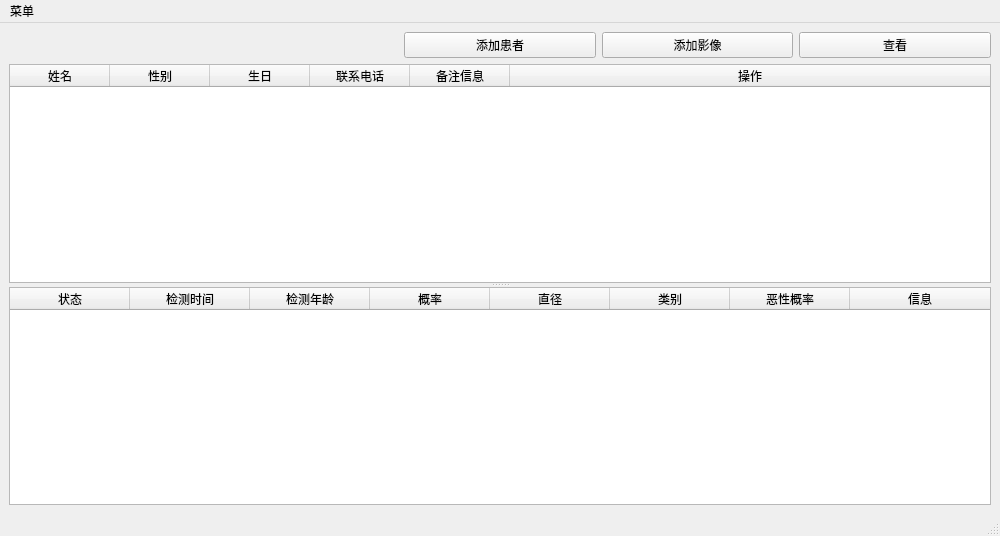
<?xml version="1.0" encoding="UTF-8"?>
<ui version="4.0">
 <class>MainWindow</class>
 <widget class="QMainWindow" name="MainWindow">
  <property name="geometry">
   <rect>
    <x>0</x>
    <y>0</y>
    <width>1000</width>
    <height>536</height>
   </rect>
  </property>
  <property name="focusPolicy">
   <enum>Qt::NoFocus</enum>
  </property>
  <property name="windowTitle">
   <string>肺结节智能分析系统</string>
  </property>
  <property name="styleSheet">
   <string notr="true"/>
  </property>
  <widget class="QWidget" name="centralwidget">
   <property name="contextMenuPolicy">
    <enum>Qt::CustomContextMenu</enum>
   </property>
   <layout class="QGridLayout" name="gridLayout">
    <item row="0" column="3">
     <widget class="QPushButton" name="loadDicomButton">
      <property name="text">
       <string>添加影像</string>
      </property>
     </widget>
    </item>
    <item row="0" column="1">
     <widget class="QWidget" name="widget" native="true"/>
    </item>
    <item row="1" column="0" colspan="5">
     <widget class="QSplitter" name="splitter">
      <property name="orientation">
       <enum>Qt::Vertical</enum>
      </property>
      <widget class="QTreeWidget" name="treeWidget">
       <property name="focusPolicy">
        <enum>Qt::NoFocus</enum>
       </property>
       <property name="showDropIndicator" stdset="0">
        <bool>true</bool>
       </property>
       <property name="autoExpandDelay">
        <number>-1</number>
       </property>
       <property name="indentation">
        <number>20</number>
       </property>
       <property name="rootIsDecorated">
        <bool>false</bool>
       </property>
       <property name="uniformRowHeights">
        <bool>true</bool>
       </property>
       <property name="itemsExpandable">
        <bool>true</bool>
       </property>
       <property name="sortingEnabled">
        <bool>false</bool>
       </property>
       <property name="animated">
        <bool>true</bool>
       </property>
       <property name="wordWrap">
        <bool>true</bool>
       </property>
       <property name="headerHidden">
        <bool>false</bool>
       </property>
       <property name="expandsOnDoubleClick">
        <bool>true</bool>
       </property>
       <attribute name="headerVisible">
        <bool>true</bool>
       </attribute>
       <attribute name="headerCascadingSectionResizes">
        <bool>false</bool>
       </attribute>
       <attribute name="headerMinimumSectionSize">
        <number>50</number>
       </attribute>
       <attribute name="headerDefaultSectionSize">
        <number>100</number>
       </attribute>
       <attribute name="headerShowSortIndicator" stdset="0">
        <bool>false</bool>
       </attribute>
       <attribute name="headerStretchLastSection">
        <bool>true</bool>
       </attribute>
       <column>
        <property name="text">
         <string>姓名</string>
        </property>
        <property name="textAlignment">
         <set>AlignCenter</set>
        </property>
       </column>
       <column>
        <property name="text">
         <string>性别</string>
        </property>
        <property name="textAlignment">
         <set>AlignCenter</set>
        </property>
       </column>
       <column>
        <property name="text">
         <string>生日</string>
        </property>
        <property name="textAlignment">
         <set>AlignCenter</set>
        </property>
       </column>
       <column>
        <property name="text">
         <string>联系电话</string>
        </property>
        <property name="textAlignment">
         <set>AlignCenter</set>
        </property>
       </column>
       <column>
        <property name="text">
         <string>备注信息</string>
        </property>
        <property name="textAlignment">
         <set>AlignCenter</set>
        </property>
       </column>
       <column>
        <property name="text">
         <string>操作</string>
        </property>
        <property name="textAlignment">
         <set>AlignCenter</set>
        </property>
       </column>
      </widget>
      <widget class="QTreeWidget" name="noduletreeWidget">
       <property name="focusPolicy">
        <enum>Qt::NoFocus</enum>
       </property>
       <property name="contextMenuPolicy">
        <enum>Qt::CustomContextMenu</enum>
       </property>
       <property name="showDropIndicator" stdset="0">
        <bool>true</bool>
       </property>
       <property name="autoExpandDelay">
        <number>-1</number>
       </property>
       <property name="indentation">
        <number>20</number>
       </property>
       <property name="rootIsDecorated">
        <bool>true</bool>
       </property>
       <property name="uniformRowHeights">
        <bool>true</bool>
       </property>
       <property name="itemsExpandable">
        <bool>true</bool>
       </property>
       <property name="sortingEnabled">
        <bool>false</bool>
       </property>
       <property name="animated">
        <bool>true</bool>
       </property>
       <property name="wordWrap">
        <bool>true</bool>
       </property>
       <attribute name="headerVisible">
        <bool>true</bool>
       </attribute>
       <attribute name="headerCascadingSectionResizes">
        <bool>false</bool>
       </attribute>
       <attribute name="headerMinimumSectionSize">
        <number>50</number>
       </attribute>
       <attribute name="headerDefaultSectionSize">
        <number>120</number>
       </attribute>
       <attribute name="headerShowSortIndicator" stdset="0">
        <bool>false</bool>
       </attribute>
       <attribute name="headerStretchLastSection">
        <bool>true</bool>
       </attribute>
       <column>
        <property name="text">
         <string>状态</string>
        </property>
        <property name="textAlignment">
         <set>AlignCenter</set>
        </property>
       </column>
       <column>
        <property name="text">
         <string>检测时间</string>
        </property>
        <property name="textAlignment">
         <set>AlignCenter</set>
        </property>
       </column>
       <column>
        <property name="text">
         <string>检测年龄</string>
        </property>
        <property name="textAlignment">
         <set>AlignCenter</set>
        </property>
       </column>
       <column>
        <property name="text">
         <string>概率</string>
        </property>
        <property name="textAlignment">
         <set>AlignCenter</set>
        </property>
       </column>
       <column>
        <property name="text">
         <string>直径</string>
        </property>
        <property name="textAlignment">
         <set>AlignCenter</set>
        </property>
       </column>
       <column>
        <property name="text">
         <string>类别</string>
        </property>
        <property name="textAlignment">
         <set>AlignCenter</set>
        </property>
       </column>
       <column>
        <property name="text">
         <string>恶性概率</string>
        </property>
        <property name="textAlignment">
         <set>AlignCenter</set>
        </property>
       </column>
       <column>
        <property name="text">
         <string>信息</string>
        </property>
        <property name="textAlignment">
         <set>AlignCenter</set>
        </property>
       </column>
      </widget>
     </widget>
    </item>
    <item row="0" column="4">
     <widget class="QPushButton" name="displayButton">
      <property name="focusPolicy">
       <enum>Qt::NoFocus</enum>
      </property>
      <property name="text">
       <string>查看</string>
      </property>
     </widget>
    </item>
    <item row="0" column="2">
     <widget class="QPushButton" name="addUserButton">
      <property name="text">
       <string>添加患者</string>
      </property>
     </widget>
    </item>
   </layout>
  </widget>
  <widget class="QMenuBar" name="menubar">
   <property name="geometry">
    <rect>
     <x>0</x>
     <y>0</y>
     <width>1000</width>
     <height>23</height>
    </rect>
   </property>
   <property name="focusPolicy">
    <enum>Qt::NoFocus</enum>
   </property>
   <widget class="QMenu" name="menuNodule_CADx">
    <property name="title">
     <string>菜单</string>
    </property>
   </widget>
   <addaction name="menuNodule_CADx"/>
  </widget>
  <widget class="QStatusBar" name="statusbar"/>
  <action name="actionPreferences">
   <property name="text">
    <string>Preferences</string>
   </property>
  </action>
  <action name="action22213123">
   <property name="text">
    <string>File</string>
   </property>
  </action>
  <action name="addUserAction">
   <property name="text">
    <string>添加患者</string>
   </property>
  </action>
 </widget>
 <resources/>
 <connections/>
</ui>
